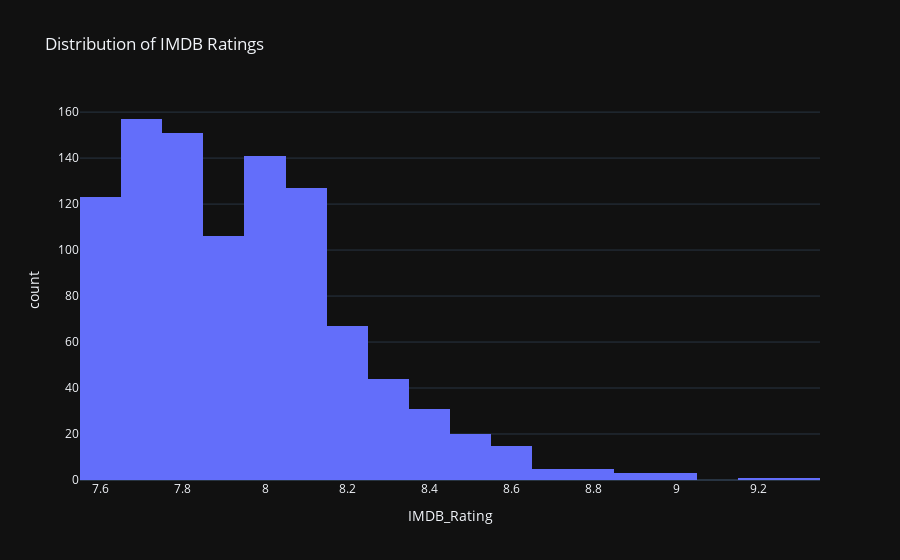

The code cell stored with this chart in its notebook:
### Markdown cell above
This histogram shows the distribution of IMDB ratings across the top 1000 movies. It helps us understand the concentration of movies in different rating ranges. This kind of distribution is crucial for assessing the overall quality of the movies in the dataset.

### Code cell
import plotly.express as px

# Create a histogram of IMDB ratings
fig = px.histogram(df, x='IMDB_Rating', nbins=20, title='Distribution of IMDB Ratings')
fig.show()

### Figure 1 — Plotly figure (JSON) as saved in the notebook; plotly's stock layout.template omitted (floating-point values rounded to 4 significant figures; data arrays with more than 128 entries replaced by an {"elided": "..."} marker saying what was removed)
{"data": [{"alignmentgroup": "True", "bingroup": "x", "hovertemplate": "IMDB_Rating=%{x}<br>count=%{y}<extra></extra>", "legendgroup": "", "marker": {"color": "#636efa", "pattern": {"shape": ""}}, "name": "", "nbinsx": 20, "offsetgroup": "", "orientation": "v", "showlegend": false, "x": {"elided": "1000 float values"}, "xaxis": "x", "yaxis": "y", "type": "histogram"}], "layout": {"xaxis": {"anchor": "y", "domain": [0.0, 1.0], "title": {"text": "IMDB_Rating"}}, "yaxis": {"anchor": "x", "domain": [0.0, 1.0], "title": {"text": "count"}}, "legend": {"tracegroupgap": 0}, "title": {"text": "Distribution of IMDB Ratings"}, "barmode": "relative"}}
